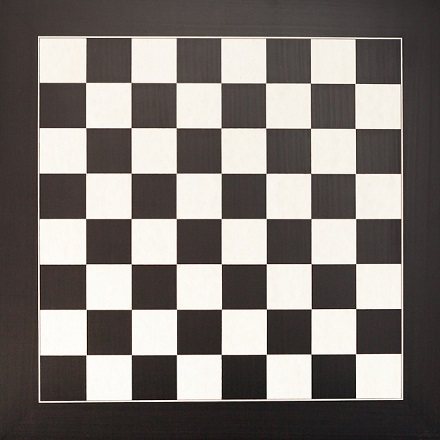
#> input picture Basic/data/chess.jpg, 440 x 440 px
$ jupyter execute 'L14_Harris Corner Detector.ipynb'
#> lines starting #> are read from the running program, lines starting #| are printed output that depends on the picture; after the words box and inside, x2 and y2 are one past the last pixel; in counts of white or black regions, pixels touching at a corner belong together
[cell 1]
import numpy as np
import cv2
import matplotlib.pyplot as plt

[cell 2]
kernel = np.ones((3,3), np.uint8)
img = cv2.imread('data/chess.jpg',1)
#> img is the input picture: shape (440, 440, 3); mean B, G, R 116.2, 120.2, 126.3
imgray = np.float32(cv2.imread('data/chess.jpg',0))
#> imgray: shape (440, 440) float32; min 0, max 255, mean 121.6
corners = cv2.cornerHarris(imgray, 5, 5, 0.04)
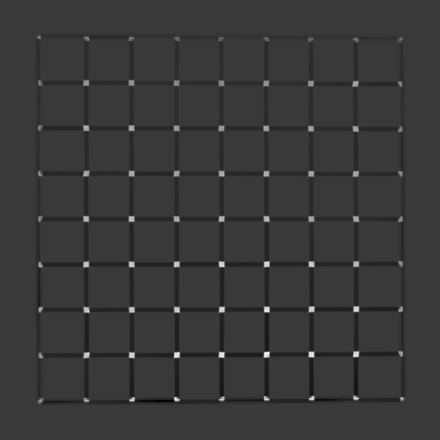
#> corners: shape (440, 440) float32; min -2.34e+09, max 8.1e+09, mean -42733900; drawn with min black and max white
dst = cv2.dilate(corners,kernel,iterations=2)
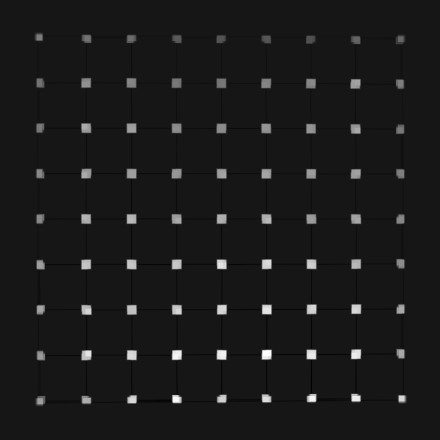
#> dst: shape (440, 440) float32; min -795505088, max 8.1e+09, mean 156656720; drawn with min black and max white

[cell 3]
plt.imshow(dst, cmap='gray')

[cell 4]
img[dst > .1 * np.max(dst)] = [255,0,0]
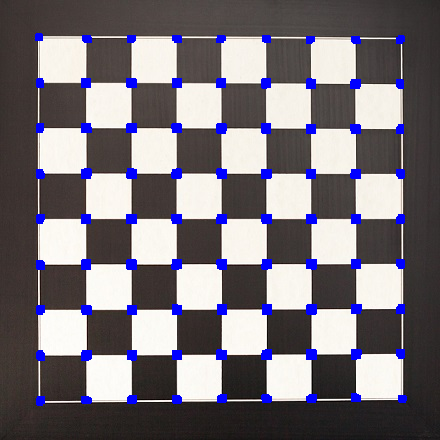
#> img: shape (440, 440, 3); 4.04% of pixels changed, all inside (x1, y1, x2, y2) = (35, 33, 407, 406)

[cell 5]
plt.imshow(cv2.cvtColor(img,cv2.COLOR_BGR2RGB))

$ run again, with Basic/data/apple.jpg copied over Basic/data/chess.jpg
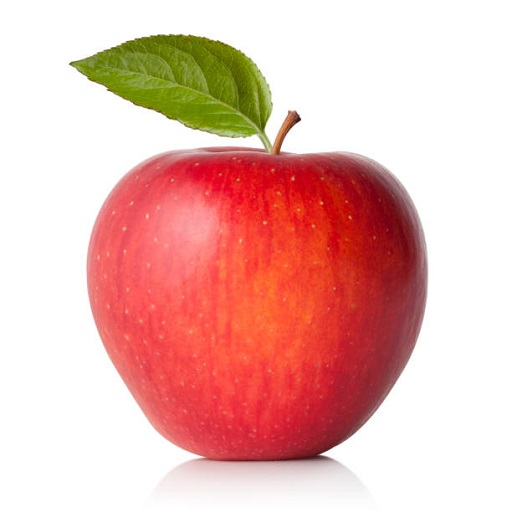
#> input picture Basic/data/apple.jpg, 512 x 512 px
#> img is the input picture: shape (512, 512, 3); mean B, G, R 178.5, 184.8, 234
#> `dst = cv2.dilate(corners,kernel,iterations=2)`:
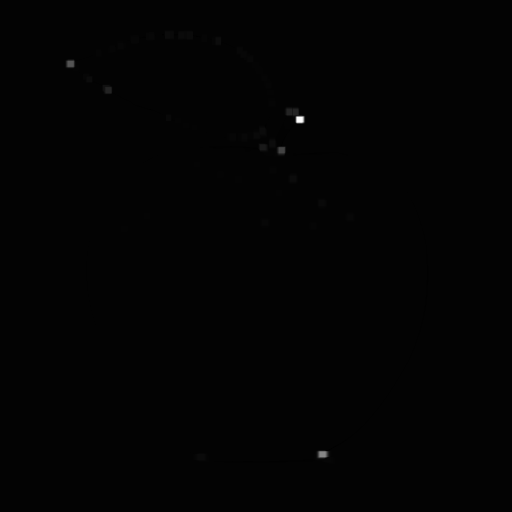
#> dst: shape (512, 512) float32; min -77699096, max 6.05e+09, mean 4063229; drawn with min black and max white
#> `img[dst > .1 * np.max(dst)] = [255,0,0]`:
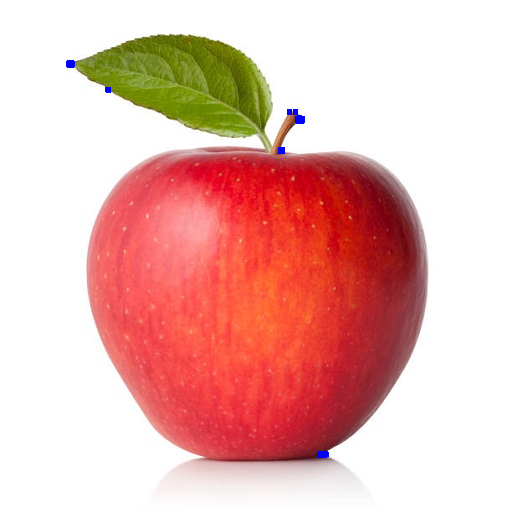
#> img: shape (512, 512, 3); 0.14% of pixels changed, all inside (x1, y1, x2, y2) = (66, 60, 329, 458)
